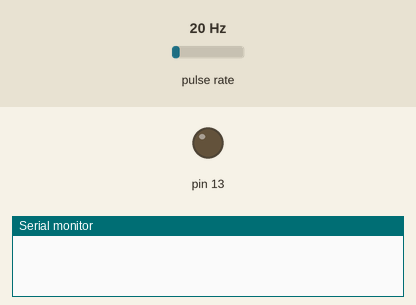
Simulated run of this sketch. Board: Arduino Uno, built with avr-gcc and run on an emulated ATmega328P. On the bench: output pins drawn as LEDs (lit = HIGH), the last lines printed to the serial monitor. Wiring (inferred from the names in the program): pulse sensor: data pin 8. The test bench sets the inputs (shaded band); at power-on: pulse rate 20 Hz.

Above: at 0.01 s.
1.3 s: pulse rate (sensor on pin 8) set to 100 Hz
At 1.55 s:
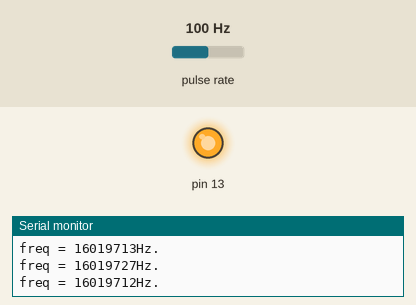
Timing chart, 0 to 10.3 s (numbered marks = the images above; inputs shaded):
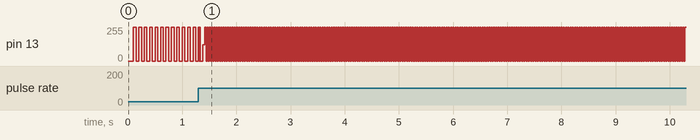

The sketch:

1pps_calibrator.ino
```cpp
//1pps_calibrator.ino
//An Arduino sketch to measure and calibrate its own oscillator frequency
//Hardware requirement:
//1. Arduino Pro Mini, Uno or compatable
//2. a 1PPS generator, like a GPS
//
//v0.1: 4/24/2018 - initial release
//v0.2: 4/25/2018 - fixed a minor bug in initialization
//
//Connections:
//
//                              |---------------------|
//      1PPS generator -------->|ICP1/PB0/D8          |
//                              |                     |
//                              |                     |
//                              |                     |
//                              |                     |
//                              |                     |
//                              |                     |
//                              |  Arduino Pro Mini   |
//                              |                     |
//                              |                     |
//                              |                     |
//                              |                     |
//                              |                     |
//                              |                     |
//                              |                     |
//                              |                  TX |-------------> PC via USB/TTL converter
//                              |                     |
//                              |---------------------|
//
//
//

//global defines
#define F_CLK			(F_CPU)		//estimated clock speed
#define F_IN 			1 			//frequency of input pulse train
#define F_OVERSAMPLE	4			//number of oversamples

//global variable
volatile uint16_t tick0, tick1;		//tick0=previous tick / capture, tick1 = current tick / capture
volatile uint32_t freq=F_CLK;		//current capture
volatile  int32_t freq_error;		//frequency error
volatile uint8_t  freq_available=0;	//frequency available indicator: 1->new data available, 0->no new data available
          int32_t freq_sum;			//moving sumes
          int32_t freq_i, freq_f;	//interger + fractional parts of freq
char uRAM[80];						//uart buffer

//timer1 icp ISR
ISR(TIMER1_CAPT_vect) {
	//clear the flag - done automatically
	//read capture values first to avoid overrun
	//tick1 = ICR1L;				//read ICPL first
	//tick1|= ICR1H << 8;			//read ICPH second
	tick1 = ICR1;
	//freq = (F_CLK & 0xffff0000ul) + (int16_t) (tick1 - tick0);	//calculate the frequency
	freq_error = (int16_t) (tick1 - (tick0 + F_CLK)); freq = F_CLK + freq_error;	//calculate the frequency / frequency error
	tick0 = tick1;					//update captured tick
	freq_available = 1;				//1->new data available
}

//initialize tmr1
//ICP1/PB0/D8 enabled,
//ICP interrupt not yet enabled
void tmr1_init(void) {
	//stop timer1
	//TCCR1B = (TCCR1B &~0x07) | (0x00 & 0x07);	//0->stop the timer1
	TCCR1A = TCCR1B = TCCR1C = 0;	//reset to default values, and stops the timer1
	TCCR1B&=~(1<<ICNC1);			//0->disable noise cancelling, 1->enable noise cancelling
	TCCR1B|= (1<<ICES1);			//0->trigger on falling edge, 1->trigger on rising edge
	TCNT1 = 0;						//reset timer1: optional

	//clear the flag
	TIFR1 |= (1<<ICF1);				//1->clear the flag, 0->no effect
	TIMSK1&=~(1<<ICIE1);			//0->disable the interrupt, 1->enable the interrupt

	//enable the clock
	TCCR1B = (TCCR1B &~0x07) | (0x01 & 0x07);	//0->stop the timer1, 0x01->1:1 prescaler
	//timer1 is now running

}

//initialize frequency calibrator
void freqc_init(void) {
	//initialize the variables
	freq_available = 0;				//0->no new data available
	freq = F_CLK;					//freq initial value estimate
	freq_sum = freq * F_OVERSAMPLE;	//over sample
	freq_i = freq_sum / F_OVERSAMPLE;

	//initialize the pin
	pinMode(8, INPUT_PULLUP);		//ICP1/D8/PB0 as input
	//digitalWrite(8, HIGH);		//activate pull-up

	tmr1_init();					//initialize tmr1 icp, interrupt disabled

	//wait for the first capture event
	while ((TIFR1 & (1<<ICF1)) == 0) continue;
	TIFR1 |= (1<<ICF1);				//1->clear the flag
	//read capture values first to avoid overrun
	//tick0 = ICR1L;				//read ICPL first
	//tick0|= (ICR1H << 8);			//read ICPH second
	tick0 = ICR1;
	TIMSK1|= (1<<ICIE1);			//enable capture interrupt for future events
}

void setup() {
	// put your setup code here, to run once:
	Serial.begin(9600);				//initialize serial transmitter

	pinMode(13, OUTPUT);

	freqc_init();					//initialize the frequency calibrator

	//enable global interrupts
	interrupts();
}

void loop() {
	// put your main code here, to run repeatedly:
		//debug only
		//Serial.print("freq_available="); Serial.print(freq_available); Serial.print(".\n\r");

#if 1
	if (freq_available) {			//new data is available
		freq_available = 0;			//no new data is available

		//update moving average
		freq_sum += (freq - freq_i);	//update the sum
		freq_i = freq_sum / F_OVERSAMPLE;
		freq_f = freq_sum - freq_i * F_OVERSAMPLE;

		//send the string
		Serial.print("freq = "); Serial.print(freq); Serial.print("Hz.\n\r");
		//Serial.print("freq = "); Serial.print(freq_i); Serial.print("."); Serial.print((freq_f * 1000 + F_OVERSAMPLE / 2) / F_OVERSAMPLE); Serial.print("Hz, error = "); Serial.print(freq_i - F_CLK); Serial.print("Hz.\n\r");
		//sprintf(uRAM, "freq = %8ld.%03dHz", freq_i, (freq_f * 1000 + F_OVERSAMPLE / 2) / F_OVERSAMPLE); Serial.print(uRAM); Serial.print(", error = "); Serial.print(freq_i - F_CLK); Serial.print("Hz.\n\r");
		//blink the led
		digitalWrite(13, !digitalRead(13));	//flip pin 13
	}
#endif

		//delay(100);

}
```
